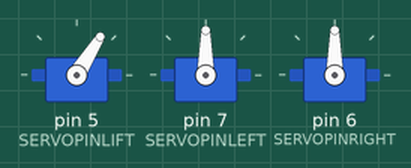
Simulated run of this sketch. Board: Arduino Uno, built with avr-gcc and run on an emulated ATmega328P. Parts: 3 × servo.

Above: at 0.6 s.
At 8.25 s:
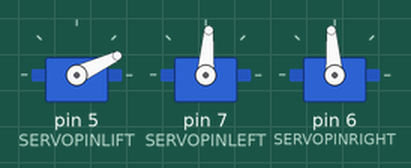
At 9.1 s:
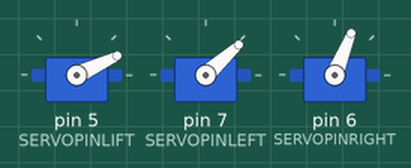
At 23.21 s:
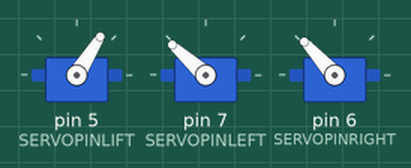
At 37.2 s:
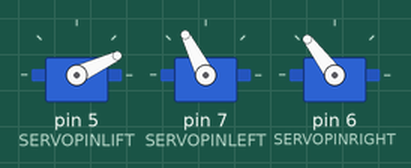
At 38.0 s:
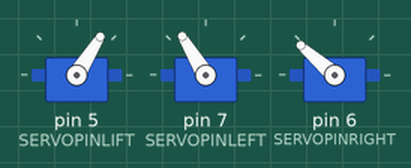
Timing chart, 0 to 39.5 s (numbered marks = the images above):
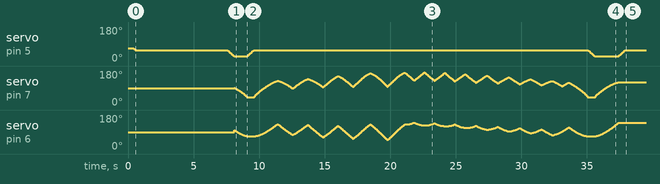

The sketch:

plotclock_V1_01.ino
```cpp
// Plotclock
// cc - by Johannes Heberlein 2014
// v 1.01
// thingiverse.com/joo   wiki.fablab-nuernberg.de

// units: mm; microseconds; radians
// origin: bottom left of drawing surface

// time library see http://playground.arduino.cc/Code/time

// delete or mark the next line as comment when done with calibration
#define CALIBRATION

// When in calibration mode, adjust the following factor until the servos move exactly 90 degrees
#define SERVOFAKTOR 603    //x* 360/47.5 * 500 / 2Pi

// Zero-position of left and right servo
// When in calibration mode, adjust the NULL-values so that the servo arms are at all times parallel
// either to the X or Y axis
#define SERVOLEFTNULL 300
#define SERVORIGHTNULL 984

#define SERVOPINLIFT  5
#define SERVOPINLEFT  7
#define SERVOPINRIGHT 6

// lift positions of lifting servo
#define LIFT0 1250 // on drawing surface
#define LIFT1 1140  // between numbers
#define LIFT2 800  // going towards sweeper

// speed of liftimg arm, higher is slower
#define LIFTSPEED 1500

// length of arms
#define L1 35
#define L2 45
#define L3 13


// origin points of left and right servo
#define O1X 22
#define O1Y -25
#define O2X 47
#define O2Y -25


#include <Time.h> // see http://playground.arduino.cc/Code/time
#include <Servo.h>

int servoLift = 1500;

Servo servo1;  //
Servo servo2;  //
Servo servo3;  //

volatile double lastX = 39.5;  //
volatile double lastY = 40; //

int last_min = 0;

void setup()
{
  Serial.begin(9600);
  // Set current time only the first to values, hh,mm are needed
  setTime(21,49,0,0,0,0);

  //drawTo(75.2, 47);
  lift(0);
  servo1.attach(SERVOPINLIFT);  //  lifting servo
  servo2.attach(SERVOPINLEFT);  //  left servo
  servo3.attach(SERVOPINRIGHT);  //  right servo
  lift(1);
  //set_XY(lastX, lastY);
  delay(5000);
}

#define H_p      34
void cha()
{
  lift(2);
  drawTo(73, H_p);
  lift(1);
  drawTo(10, 34);
  drawTo(50, 30);
  drawTo(10, 28);
  drawTo(50, 20);
  drawTo(10, 18);
  drawTo(50, 15);
  drawTo(4, 12);
  drawTo(50, 10);
  drawTo(4, 10);
  //drawTo(4, 35);
  //drawTo(7, 8);
  drawTo(6, 35);
  drawTo(7, 8);
  drawTo(8, 35);
  drawTo(10, 8);
  drawTo(12, 35);
  drawTo(15, 8);
  drawTo(18, 37);
  drawTo(20, 8);
  drawTo(22, 37);
  drawTo(25, 8);
  drawTo(27, 37);
  drawTo(30, 8);
  drawTo(32, 37);
  drawTo(35, 8);
  drawTo(39, H_p);

  drawTo(22, H_p);
  drawTo(73, H_p);
  lift(2);
  drawTo(10, 39);
  lift(1);
}

void loop()
{

#ifdef CALIBRATION

  // Servohorns will have 90° between movements, parallel to x and y axis
  //delay(1000);
  //number(3, 3, 111, 1);
  //delay(2000);
  /*servo2.writeMicroseconds(1252);
  servo3.writeMicroseconds(1852);
  delay(2000);
  servo2.writeMicroseconds(1389);
  servo3.writeMicroseconds(1852);*/
  delay(2000);
  cha();
   delay(4000);
  drawTo(34.5, 45);
     delay(4000);
  //cha();
  //number(0 + 10, 5, 1, 0.9);
 // drawTo(34.5, 45);
  /*drawTo(5, 4);
  drawTo(5, 45);
  drawTo(50, 45);
  drawTo(50, 40);

  drawTo(5, 40);
  drawTo(5, 35);
  drawTo(50, 35);
  drawTo(65, 30);

  drawTo(5, 30);
  drawTo(5, 25);
  drawTo(50, 25);
  drawTo(50, 20);

  drawTo(5, 20);
  drawTo(60, 44);

  drawTo(75.2, 47);
  delay(1000);*/
  //drawTo(10, 10);
  //delay(1000);
  //drawTo(50, 10);
  //delay(1000);
 // drawTo(50, 40);
  //delay(1000);
  //drawTo(10, 40);
  //drawTo(40,40);
  //delay(5000);
  //drawTo(1, 30);
  //delay(1000);
  //drawTo(, 15);
  //delay(5000);*/

  //lift(1);
  /*drawTo(1, 55);
  delay(3000);
  drawTo(70, 55);
  delay(3000);
  drawTo(70, 1);
  delay(3000);
  drawTo(1, 1);*/

  //delay(3000);
  /*drawTo(0, 28);
  delay(1000);
  drawTo(74, 28);
  delay(1000);
  drawTo(74, 44);
  delay(1000);
  drawTo(0, 44);
  delay(1000);*/

#else
  int pyX =5;
  int pyY = - 17;

  int i = 0;
  if (last_min != minute()) {

    if (!servo1.attached()) servo1.attach(SERVOPINLIFT);
    if (!servo2.attached()) servo2.attach(SERVOPINLEFT);
    if (!servo3.attached()) servo3.attach(SERVOPINRIGHT);

    lift(2);

    hour();
    while ((i+1)*10 <= hour())
    {
      i++;
    }

    number(3 + pyX, 3 + pyY, 111, 1);
    number(0 + pyX, 25 + pyY, i, 0.9);
    number(14 + pyX, 25 + pyY , (hour()-i*10), 0.9);
    number(23 + pyX, 25 + pyY, 11, 0.9);

    i=0;
    while ((i+1)*10 <= minute())
    {
      i++;
    }
    number(29 + pyX, 25 + pyY, i, 0.9);
    number(43 + pyX, 25 + pyY, (minute()-i*10), 0.9);
    lift(2);
    drawTo(70.2, 40.5);
    lift(2);
    last_min = minute();

    servo1.detach();
    servo2.detach();
    servo3.detach();
  }

#endif

}

// Writing numeral with bx by being the bottom left originpoint. Scale 1 equals a 20 mm high font.
// The structure follows this principle: move to first startpoint of the numeral, lift down, draw numeral, lift up
void number(float bx, float by, int num, float scale) {

  switch (num) {

  case 0:
    drawTo(bx + 12 * scale, by + 6 * scale);
    lift(0);
    bogenGZS(bx + 7 * scale, by + 10 * scale, 10 * scale, -0.8, 6.7, 0.5);
    lift(1);
    break;
  case 1:

    drawTo(bx + 3 * scale, by + 15 * scale);
    lift(0);
    drawTo(bx + 10 * scale, by + 20 * scale);
    drawTo(bx + 10 * scale, by + 0 * scale);
    lift(1);
    break;
  case 2:
    drawTo(bx + 2 * scale, by + 12 * scale);
    lift(0);
    bogenUZS(bx + 8 * scale, by + 14 * scale, 6 * scale, 3, -0.8, 1);
    drawTo(bx + 1 * scale, by + 0 * scale);
    drawTo(bx + 12 * scale, by + 0 * scale);
    lift(1);
    break;
  case 3:
    drawTo(bx + 2 * scale, by + 17 * scale);
    lift(0);
    bogenUZS(bx + 5 * scale, by + 15 * scale, 5 * scale, 3, -2, 1);
    bogenUZS(bx + 5 * scale, by + 5 * scale, 5 * scale, 1.57, -3, 1);
    lift(1);
    break;
  case 4:
    drawTo(bx + 10 * scale, by + 0 * scale);
    lift(0);
    drawTo(bx + 10 * scale, by + 20 * scale);
    drawTo(bx + 2 * scale, by + 6 * scale);
    drawTo(bx + 12 * scale, by + 6 * scale);
    lift(1);
    break;
  case 5:
    drawTo(bx + 2 * scale, by + 5 * scale);
    lift(0);
    bogenGZS(bx + 5 * scale, by + 6 * scale, 6 * scale, -2.5, 2, 1);
    drawTo(bx + 5 * scale, by + 20 * scale);
    drawTo(bx + 12 * scale, by + 20 * scale);
    lift(1);
    break;
  case 6:
    drawTo(bx + 2 * scale, by + 10 * scale);
    lift(0);
    bogenUZS(bx + 7 * scale, by + 6 * scale, 6 * scale, 2, -4.4, 1);
    drawTo(bx + 11 * scale, by + 20 * scale);
    lift(1);
    break;
  case 7:
    drawTo(bx + 2 * scale, by + 20 * scale);
    lift(0);
    drawTo(bx + 12 * scale, by + 20 * scale);
    drawTo(bx + 2 * scale, by + 0);
    lift(1);
    break;
  case 8:
    drawTo(bx + 5 * scale, by + 10 * scale);
    lift(0);
    bogenUZS(bx + 5 * scale, by + 15 * scale, 5 * scale, 4.7, -1.6, 1);
    bogenGZS(bx + 5 * scale, by + 5 * scale, 5 * scale, -4.7, 2, 1);
    lift(1);
    break;

  case 9:
    drawTo(bx + 9 * scale, by + 11 * scale);
    lift(0);
    bogenUZS(bx + 7 * scale, by + 15 * scale, 5 * scale, 4, -0.5, 1);
    drawTo(bx + 5 * scale, by + 0);
    lift(1);
    break;

  case 111:
    cha();

    break;

  case 11:
    drawTo(bx + 5 * scale, by + 15 * scale);
    lift(0);
    bogenGZS(bx + 5 * scale, by + 15 * scale, 0.1 * scale, 1, -1, 1);
    lift(1);
    drawTo(bx + 5 * scale, by + 5 * scale);
    lift(0);
    bogenGZS(bx + 5 * scale, by + 5 * scale, 0.1 * scale, 1, -1, 1);
    lift(1);
    break;

  }
}


void lift(char lift) {
  switch (lift) {
    // room to optimize  !

  case 0: //850

      if (servoLift >= LIFT0) {
      while (servoLift >= LIFT0)
      {
        servoLift--;
        servo1.writeMicroseconds(servoLift);
        delayMicroseconds(LIFTSPEED);
      }
    }
    else {
      while (servoLift <= LIFT0) {
        servoLift++;
        servo1.writeMicroseconds(servoLift);
        delayMicroseconds(LIFTSPEED);
      }
    }

    break;

  case 1: //150

    if (servoLift >= LIFT1) {
      while (servoLift >= LIFT1) {
        servoLift--;
        servo1.writeMicroseconds(servoLift);
        delayMicroseconds(LIFTSPEED);

      }
    }
    else {
      while (servoLift <= LIFT1) {
        servoLift++;
        servo1.writeMicroseconds(servoLift);
        delayMicroseconds(LIFTSPEED);
      }

    }

    break;

  case 2:

    if (servoLift >= LIFT2) {
      while (servoLift >= LIFT2) {
        servoLift--;
        servo1.writeMicroseconds(servoLift);
        delayMicroseconds(LIFTSPEED);
      }
    }
    else {
      while (servoLift <= LIFT2) {
        servoLift++;
        servo1.writeMicroseconds(servoLift);
        delayMicroseconds(LIFTSPEED);
      }
    }
    break;
  }
}


void bogenUZS(float bx, float by, float radius, int start, int ende, float sqee) {
  float inkr = -0.05;
  float count = 0;

  do {
    drawTo(sqee * radius * cos(start + count) + bx,
    radius * sin(start + count) + by);
    count += inkr;
  }
  while ((start + count) > ende);

}

void bogenGZS(float bx, float by, float radius, int start, int ende, float sqee) {
  float inkr = 0.05;
  float count = 0;

  do {
    drawTo(sqee * radius * cos(start + count) + bx,
    radius * sin(start + count) + by);
    count += inkr;
  }
  while ((start + count) <= ende);
}


void drawTo(double pX, double pY) {
  double dx, dy, c;
  int i;

  // dx dy of new point
  dx = pX - lastX;
  dy = pY - lastY;
  //path lenght in mm, times 4 equals 4 steps per mm
  c = floor(4 * sqrt(dx * dx + dy * dy));

  if (c < 1) c = 1;

  for (i = 0; i <= c; i++) {
    // draw line point by point
    set_XY(lastX + (i * dx / c), lastY + (i * dy / c));

  }

  lastX = pX;
  lastY = pY;
}

double return_angle(double a, double b, double c) {
  // cosine rule for angle between c and a
  return acos((a * a + c * c - b * b) / (2 * a * c));
}

void print_angle(double x, double y, int a1, int a2) {
   return;
   Serial.print("a1:a2 | ");
   Serial.print(a1);
   Serial.print(":");
   Serial.print(a2);

   Serial.print("  ===x:y|");
   Serial.print(x);
   Serial.print(":");
   Serial.print(y);
   Serial.println();
}

void set_XY2(double Tx, double Ty)
{
  delay(1);
  double dx, dy, c, a1, a2, Hx, Hy;
  int so1j = 0, so2j = 0;

  // calculate triangle between pen, servoLeft and arm joint
  // cartesian dx/dy
  dx = Tx - O1X;
  dy = Ty - O1Y;

  // polar lemgth (c) and angle (a1)
  c = sqrt(dx * dx + dy * dy); //
  a1 = atan2(dy, dx); //
  a2 = return_angle(L1, L2, c);

  so1j = floor(((a2 + a1 - M_PI) * SERVOFAKTOR) + SERVOLEFTNULL);
 /* ---------------------------------------------- */
  // calculate joinr arm point for triangle of the right servo arm
  a2 = return_angle(L2, L1, c);
  Hx = Tx + L3 * cos((a1 - a2 + 0.621) + M_PI); //36,5°
  Hy = Ty + L3 * sin((a1 - a2 + 0.621) + M_PI);

  // calculate triangle between pen joint, servoRight and arm joint
  dx = Hx - O2X;
  dy = Hy - O2Y;

  c = sqrt(dx * dx + dy * dy);
  a1 = atan2(dy, dx);
  a2 = return_angle(L1, (L2 - L3), c);

  so2j = floor(((a1 - a2) * SERVOFAKTOR) + SERVORIGHTNULL);
  servo2.writeMicroseconds(so1j);
  servo3.writeMicroseconds(so2j);

  print_angle(Tx, Ty, so1j,so2j);
}

void set_XY(double Tx, double Ty)
{
  delay(6);
  double dx, dy, c, a1, a2, a3, Hx, Hy;
  int so1j = 0, so2j = 0;

  // calculate triangle between pen, servoLeft and arm joint
  // cartesian dx/dy
  dx = Tx - O1X;
  dy = Ty - O1Y;

  // polar lemgth (c) and angle (a1)
  c = sqrt(dx * dx + dy * dy); //
  a1 = atan2(dy, dx); //
  a2 = return_angle(L1, L2, c);
  //Serial.print("C1:");
  //Serial.print(c);
  //Serial.print(" atan2:");
  //Serial.print(a1);
  //Serial.print(" angle:");
  //Serial.print(a2);
  if ( c < L2 - L1 || c > L2 + L1) return;
  //Serial.print(" all*:");
  //Serial.print((a2 + a1) * SERVOFAKTOR);
  so1j = floor(((a2 + a1) * SERVOFAKTOR) + SERVOLEFTNULL);
  //so1j = floor(2500 - ((a2 + a1) * SERVOFAKTOR) );
 /* ---------------------------------------------- */
  // calculate joinr arm point for triangle of the right servo arm
  dx = Tx - O2X;
  dy = Ty - O2Y;

  c = sqrt(dx * dx + dy * dy);
  //Serial.print(" C2:");
  //Serial.print(c);
  //Serial.print(" | ");
  if (c < L2 - L1 || c > L2 + L1) return;
  a3 = atan2(dy, dx);
  a2 = return_angle(L1, L2, c);

  so2j = floor(((a3 - a2) * SERVOFAKTOR) + SERVORIGHTNULL);
  //so2j = floor(2500 - ((a3 - a2) * SERVOFAKTOR) );
  servo2.writeMicroseconds(so1j);
  servo3.writeMicroseconds(so2j);
  print_angle(Tx, Ty, so1j,so2j);
}
```
